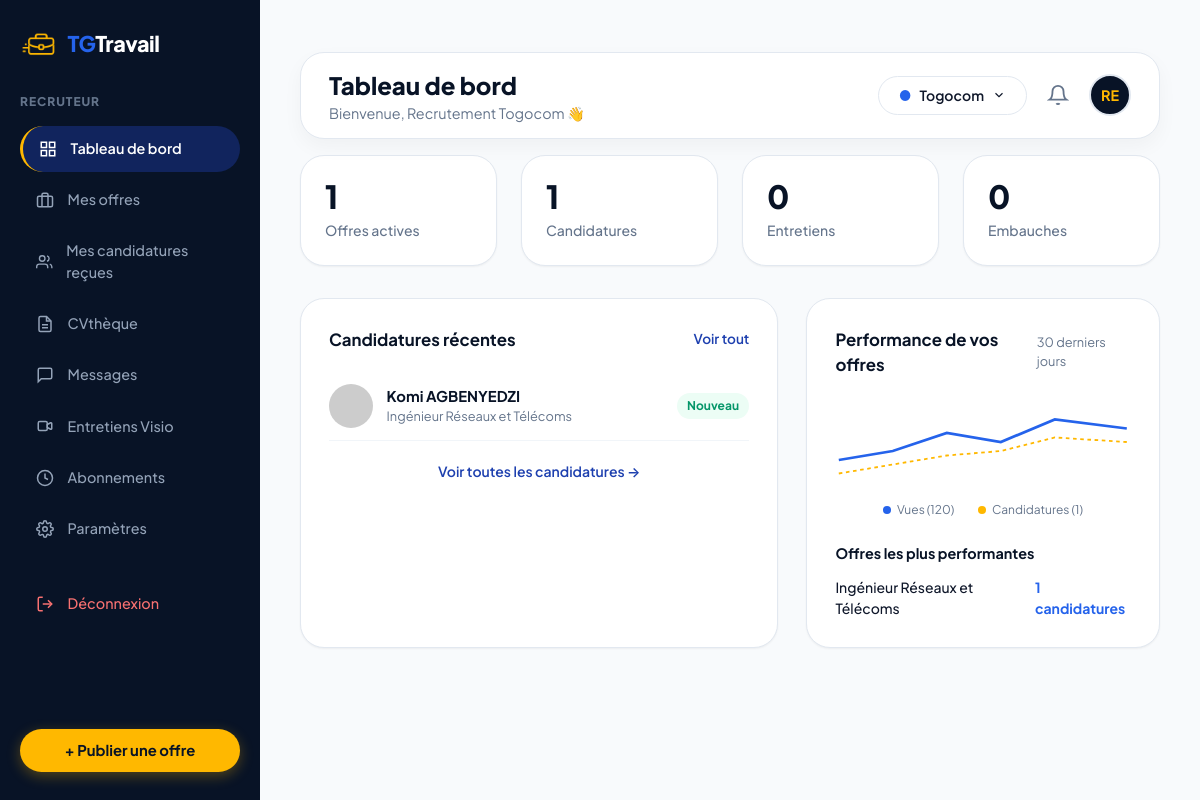
The app's page /siteweb/recruteur/recruteur-dashboard.php (signed in) with its own data.
### tables this page shows
CREATE TABLE `users` (
  `id` int(11) NOT NULL AUTO_INCREMENT,
  `nom` varchar(150) NOT NULL,
  `email` varchar(191) NOT NULL,
  `password` varchar(255) NOT NULL,
  `role` enum('candidat','recruteur','admin') NOT NULL DEFAULT 'candidat',
  `admin_level` enum('superadmin','moderator') DEFAULT 'superadmin',
  `telephone` varchar(30) DEFAULT NULL,
  `avatar` varchar(255) DEFAULT NULL,
  `statut_compte` enum('actif','suspendu','en_attente') NOT NULL DEFAULT 'actif',
  `created_at` timestamp NOT NULL DEFAULT CURRENT_TIMESTAMP,
  `updated_at` timestamp NOT NULL DEFAULT CURRENT_TIMESTAMP ON UPDATE CURRENT_TIMESTAMP,
  PRIMARY KEY (`id`),
  UNIQUE KEY `email` (`email`)
);

CREATE TABLE `companies` (
  `id` int(11) NOT NULL AUTO_INCREMENT,
  `user_id` int(11) NOT NULL,
  `nom` varchar(150) NOT NULL,
  `secteur` varchar(100) NOT NULL,
  `ville` varchar(100) NOT NULL DEFAULT 'Lomé',
  `adresse` varchar(255) DEFAULT NULL,
  `telephone` varchar(30) DEFAULT NULL,
  `email` varchar(191) DEFAULT NULL,
  `logo` varchar(255) DEFAULT NULL,
  `description` text,
  `rccm` varchar(100) DEFAULT NULL,
  `verifie` tinyint(1) NOT NULL DEFAULT '0',
  `created_at` timestamp NOT NULL DEFAULT CURRENT_TIMESTAMP,
  `site_web` varchar(255) DEFAULT NULL,
  `type_entite` enum('entreprise','particulier') DEFAULT 'entreprise',
  `cni_document` varchar(255) DEFAULT NULL,
  `statut_validation` enum('en_attente','valide','rejete','a_completer') DEFAULT 'en_attente',
  `motif_rejet` text,
  `subscription_plan` enum('gratuit','basique','premium') DEFAULT 'gratuit',
  `subscription_end` datetime DEFAULT NULL,
  `job_credits` int(11) DEFAULT '0',
  PRIMARY KEY (`id`),
  KEY `user_id` (`user_id`),
  CONSTRAINT `companies_ibfk_1` FOREIGN KEY (`user_id`) REFERENCES `users` (`id`) ON DELETE CASCADE
);

CREATE TABLE `applications` (
  `id` int(11) NOT NULL AUTO_INCREMENT,
  `job_id` int(11) NOT NULL,
  `candidate_id` int(11) NOT NULL,
  `lettre_motivation` text,
  `video_pitch` varchar(255) DEFAULT NULL,
  `cv_url` varchar(255) DEFAULT NULL,
  `pretention_salariale` int(11) DEFAULT NULL,
  `disponibilite` varchar(50) DEFAULT NULL,
  `statut` enum('nouveau','evaluation','entretien','embauche','refuse','en_attente','vue','retenu','accepte') DEFAULT 'nouveau',
  `date_entretien` datetime DEFAULT NULL,
  `lieu_entretien` varchar(191) DEFAULT NULL,
  `type_entretien` varchar(50) DEFAULT NULL,
  `note_recruteur` text,
  `created_at` timestamp NOT NULL DEFAULT CURRENT_TIMESTAMP,
  `updated_at` timestamp NOT NULL DEFAULT CURRENT_TIMESTAMP ON UPDATE CURRENT_TIMESTAMP,
  PRIMARY KEY (`id`),
  KEY `job_id` (`job_id`),
  KEY `candidate_id` (`candidate_id`),
  CONSTRAINT `applications_ibfk_1` FOREIGN KEY (`job_id`) REFERENCES `jobs` (`id`) ON DELETE CASCADE,
  CONSTRAINT `applications_ibfk_2` FOREIGN KEY (`candidate_id`) REFERENCES `users` (`id`) ON DELETE CASCADE
);

CREATE TABLE `jobs` (
  `id` int(11) NOT NULL AUTO_INCREMENT,
  `company_id` int(11) NOT NULL,
  `titre` varchar(191) NOT NULL,
  `categorie` varchar(100) NOT NULL,
  `type_contrat` varchar(50) NOT NULL,
  `lieu` varchar(100) NOT NULL DEFAULT 'Lomé',
  `mode_travail` varchar(50) NOT NULL DEFAULT 'Sur site',
  `experience_requise` varchar(50) NOT NULL DEFAULT '2-4 ans',
  `salaire_min` int(11) NOT NULL DEFAULT '150000',
  `salaire_max` int(11) NOT NULL DEFAULT '250000',
  `description` text NOT NULL,
  `missions` text,
  `profil_recherche` text,
  `competences_requises` text,
  `date_limite` date DEFAULT NULL,
  `pack` enum('simple','alaune') NOT NULL DEFAULT 'simple',
  `statut` enum('active','en_attente','refusee','expiree','ouverte','suspendue') DEFAULT 'active',
  `motif_rejet` text,
  `vues_count` int(11) NOT NULL DEFAULT '0',
  `candidatures_count` int(11) NOT NULL DEFAULT '0',
  `created_at` timestamp NOT NULL DEFAULT CURRENT_TIMESTAMP,
  `updated_at` timestamp NOT NULL DEFAULT CURRENT_TIMESTAMP ON UPDATE CURRENT_TIMESTAMP,
  `boosted_until` datetime DEFAULT NULL,
  `featured_until` datetime DEFAULT NULL,
  `push_sent_at` datetime DEFAULT NULL,
  PRIMARY KEY (`id`),
  KEY `company_id` (`company_id`),
  CONSTRAINT `jobs_ibfk_1` FOREIGN KEY (`company_id`) REFERENCES `companies` (`id`) ON DELETE CASCADE
);

### siteweb/includes/auth.php (called while the page is built, shortened)
<?php
function isLoggedIn(): bool {
    return isset($_SESSION['user_id']);
}
function getCurrentUserId(): int {
    return (int)$_SESSION['user_id'];
}
function getCurrentUser(): ?array {
    $userId = getCurrentUserId();
    $db = getDB();
    $stmt = $db->prepare("SELECT * FROM users WHERE id = ?");
    $stmt->execute([$userId]);
    return $stmt->fetch() ?: null;
}
function getCurrentCompanyId(): int {
    $userId = getCurrentUserId();
    $db = getDB();
    $stmt = $db->prepare("SELECT id FROM companies WHERE user_id = ?");
    $stmt->execute([$userId]);
    $res = $stmt->fetch();
    return $res ? (int)$res['id'] : 0;
}

### siteweb/recruteur/recruteur-dashboard.php (the view, shortened to what this page needs)
<?php
require_once __DIR__ . '/../includes/auth.php';
$db = getDB();
$companyId = getCurrentCompanyId();
$stmtComp = $db->prepare("SELECT nom, logo, type_entite, verifie, rccm, site_web, description, adresse, cni_document FROM companies WHERE id = ?");
$stmtComp->execute([$companyId]);
$company = $stmtComp->fetch();
$companyName = $company ? $company['nom'] : 'Mon Entreprise';
$activeJobsCount = (int)$db->query("SELECT COUNT(*) FROM jobs WHERE company_id = {$companyId} AND statut = 'active'")->fetchColumn();
$totalApplications = (int)$db->query("
  SELECT COUNT(a.id)
  FROM applications a
  JOIN jobs j ON a.job_id = j.id
  WHERE j.company_id = {$companyId}
")->fetchColumn();
$interviewsCount = (int)$db->query("
  SELECT COUNT(a.id)
  FROM applications a
  JOIN jobs j ON a.job_id = j.id
  WHERE j.company_id = {$companyId} AND a.statut = 'entretien'
")->fetchColumn();
$hiresCount = (int)$db->query("
  SELECT COUNT(a.id)
  FROM applications a
  JOIN jobs j ON a.job_id = j.id
  WHERE j.company_id = {$companyId} AND a.statut = 'embauche'
")->fetchColumn();
$recentAppsStmt = $db->query("
  SELECT a.*, u.nom AS candidate_nom, u.avatar AS candidate_avatar, j.titre AS job_titre, cp.experience_annees
  FROM applications a
  JOIN users u ON a.candidate_id = u.id
  JOIN jobs j ON a.job_id = j.id
  LEFT JOIN candidate_profiles cp ON u.id = cp.user_id
  WHERE j.company_id = {$companyId}
  ORDER BY a.created_at DESC
  LIMIT 5
");
$recentApplications = $recentAppsStmt->fetchAll();
$topJobsStmt = $db->query("
  SELECT j.id, j.titre, j.candidatures_count, j.vues_count
  FROM jobs j
  WHERE j.company_id = {$companyId}
  ORDER BY j.candidatures_count DESC
  LIMIT 3
");
$topJobs = $topJobsStmt->fetchAll();
require_once __DIR__ . '/../includes/header.php';
?>
<div class="dashboard-wrapper">
  <?php require __DIR__ . '/../includes/recruiter_sidebar.php'; ?>
  <main class="dashboard-content-main">
    <div class="dashboard-topbar" style="display:flex; justify-content:space-between; align-items:center; margin-bottom:2rem; flex-wrap:wrap; gap:1rem;">
      <div class="dashboard-header-left">
        <div>
          <h1 class="user-greeting">Tableau de bord</h1>
          <p style="font-size: 0.9rem; color: var(--text-muted);">Bienvenue, <?= htmlspecialchars($user['nom'] ?: 'Recruteur') ?> 👋</p>
        </div>
      </div>
      <div style="display: flex; align-items: center; gap: 1.25rem;">
        <div class="company-selector-dropdown" style="position: relative; cursor: pointer;" onclick="this.querySelector('.dropdown-menu').classList.toggle('show')">
          <span style="color: #2563EB;">●</span>
          <span><?= htmlspecialchars($companyName ?? 'Mon Entreprise') ?></span>
          <svg width="14" height="14" viewBox="0 0 24 24" fill="none" stroke="currentColor" stroke-width="2"><polyline points="6 9 12 15 18 9"></polyline></svg>
        </div>
        <div id="smart-notif-container" style="position:relative; display:flex; align-items:center;">
        </div>
        <a href="../recruteur/parametres.php" title="Paramètres / Logo entreprise" style="display:flex;">
          <?php if (!empty($company['logo']) && file_exists(__DIR__ . '/' . $company['logo'])): ?>
            <img src="<?= htmlspecialchars($company['logo']) ?>" alt="Logo" style="width:42px; height:42px; border-radius:50%; object-fit:cover; border:2px solid #E2E8F0;">
          <?php else: ?>
            <div style="width:42px; height:42px; border-radius:50%; background:#081326; color:#FFB800; display:flex; align-items:center; justify-content:center; font-weight:700; font-size:0.9rem; text-transform:uppercase; border:2px solid #E2E8F0;">
              <?= htmlspecialchars(strtoupper(substr($user['nom'], 0, 2))) ?>
            </div>
          <?php endif; ?>
        </a>
      </div>
    </div>
    <div class="dashboard-metrics-grid" <?= (!$company['verifie']) ? 'style="opacity: 0.3; pointer-events: none;"' : '' ?>>
      <div class="metric-box">
        <div class="metric-val"><?= $activeJobsCount ?></div>
        <div class="metric-label">Offres actives</div>
      </div>
      <div class="metric-box">
        <div class="metric-val"><?= $totalApplications ?></div>
        <div class="metric-label">Candidatures</div>
      </div>
      <div class="metric-box">
        <div class="metric-val"><?= $interviewsCount ?></div>
        <div class="metric-label">Entretiens</div>
      </div>
      <div class="metric-box">
        <div class="metric-val"><?= $hiresCount ?></div>
        <div class="metric-label">Embauches</div>
      </div>
    </div>
    <div class="dashboard-split-grid" <?= (!$company['verifie']) ? 'style="opacity: 0.3; pointer-events: none;"' : '' ?>>
      <div class="dashboard-card-white">
        <div class="card-header-row">
          <h2 class="card-header-title">Candidatures récentes</h2>
          <a href="../recruteur/candidatures.php" style="font-size: 0.85rem; font-weight: 600; color: var(--color-primary-blue);">Voir tout</a>
        </div>
        <div style="display: flex; flex-direction: column; gap: 1rem;">
          <?php foreach ($recentApplications as $app):
            $statusClass = 'badge-nouveau';
            $statusLabel = 'Nouveau';
          ?>
          <div style="display: flex; align-items: center; justify-content: space-between; padding: 0.75rem 0; border-bottom: 1px solid var(--border-subtle);">
            <div style="display: flex; align-items: center; gap: 0.85rem;">
              <img src="<?= htmlspecialchars($app['candidate_avatar'] ?: 'https://ui-avatars.com/api/?name='.urlencode($app['candidate_nom']).'&background=random') ?>" style="width: 44px; height: 44px; border-radius: var(--radius-pill); object-fit: cover;" alt="<?= htmlspecialchars($app['candidate_nom']) ?>">
              <div>
                <h3 style="font-size: 0.925rem; font-weight: 700; color: var(--color-primary-dark);"><?= htmlspecialchars($app['candidate_nom']) ?></h3>
                <p style="font-size: 0.8rem; color: var(--text-muted);"><?= htmlspecialchars($app['job_titre']) ?></p>
              </div>
            </div>
            <span class="badge-status <?= $statusClass ?>"><?= $statusLabel ?></span>
          </div>
          <?php endforeach; ?>
        </div>
        <a href="../recruteur/candidatures.php" style="display: block; text-align: center; margin-top: 1.25rem; font-size: 0.875rem; font-weight: 600; color: var(--color-primary-blue);">
          Voir toutes les candidatures →
        </a>
      </div>
      <div class="dashboard-card-white">
        <div class="card-header-row">
          <h2 class="card-header-title">Performance de vos offres</h2>
          <span style="font-size: 0.8rem; color: var(--text-muted);">30 derniers jours</span>
        </div>
        <div style="margin: 1rem 0 1.5rem;">
          <svg viewBox="0 0 320 100" style="width: 100%; height: 90px; overflow: visible;">
            <polyline fill="none" stroke="#2563EB" stroke-width="3" points="0,70 60,60 120,40 180,50 240,25 320,35" />
            <polyline fill="none" stroke="#FFB800" stroke-width="2" stroke-dasharray="4" points="0,85 60,75 120,65 180,60 240,45 320,50" />
          </svg>
          <div style="display: flex; gap: 1.5rem; font-size: 0.75rem; color: var(--text-muted); justify-content: center; margin-top: 0.5rem;">
            <span style="display: flex; align-items: center; gap: 0.35rem;"><span style="width: 8px; height: 8px; background: #2563EB; border-radius: 50%;"></span> Vues (<?= isset($topJobs[0]) ? $topJobs[0]['vues_count'] : 0 ?>)</span>
            <span style="display: flex; align-items: center; gap: 0.35rem;"><span style="width: 8px; height: 8px; background: #FFB800; border-radius: 50%;"></span> Candidatures (<?= $totalApplications ?>)</span>
          </div>
        </div>
        <h3 style="font-size: 0.9rem; font-weight: 700; color: var(--color-primary-dark); margin-bottom: 0.75rem;">Offres les plus performantes</h3>
        <div style="display: flex; flex-direction: column; gap: 0.6rem; font-size: 0.875rem;">
          <?php foreach ($topJobs as $tj): ?>
          <div style="display: flex; justify-content: space-between;">
            <span style="color: var(--text-main); font-weight: 500;"><?= htmlspecialchars($tj['titre']) ?></span>
            <strong style="color: #2563EB;"><?= $tj['candidatures_count'] ?> candidatures</strong>
          </div>
          <?php endforeach; ?>
        </div>
      </div>
    </div>
  </main>
</div>
</body>
</html>

### records on screen
users: nom "Recrutement Togocom", nom "RE"
companies: nom "Togocom", id "1"
applications: candidate.nom "Komi AGBENYEDZI", job.titre "Ingénieur Réseaux et Télécoms", statusLabel "Nouveau"
jobs: vues_count "120", titre "Ingénieur Réseaux et Télécoms", candidatures_count "1"

### other values on screen
$interviewsCount "0"
$hiresCount "0"
